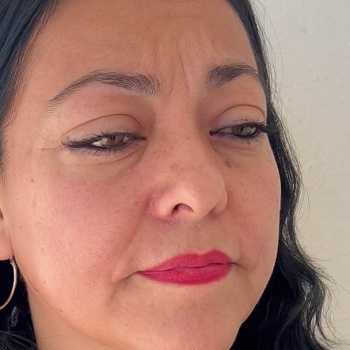
#> input picture pics/BRISA_FILE/BRISA_0.jpg, 350 x 350 px, given in place of the camera
$ python capturandoRostros.py
#> lines starting #> are read from the running program, lines starting #| are printed output that depends on the picture
import cv2
import os
import imutils


personName = 'JOE_ROSAS'
# ruta donde hayas almacenado folder del alumno
dataPath = 'C:/Users/Jose Rosas/Desktop/PROYECT_2023'
personPath = dataPath + '/' + personName

if not os.path.exists(personPath):
    print('Carpeta creada: ', personPath)
    os.makedirs(personPath)

cap = cv2.VideoCapture(0, cv2.CAP_DSHOW)
# cap = cv2.VideoCapture('entrada_1.mp4')

faceClassif = cv2.CascadeClassifier(
    cv2.data.haarcascades+'haarcascade_frontalface_default.xml')
count = 0

while True:

    ret, frame = cap.read()
#> frame is the input picture: shape (350, 350, 3); mean B, G, R 112, 124.9, 172.1
    if ret == False:
        break
    frame = imutils.resize(frame, width=840)
#> frame: shape (840, 840, 3)
    gray = cv2.cvtColor(frame, cv2.COLOR_BGR2GRAY)
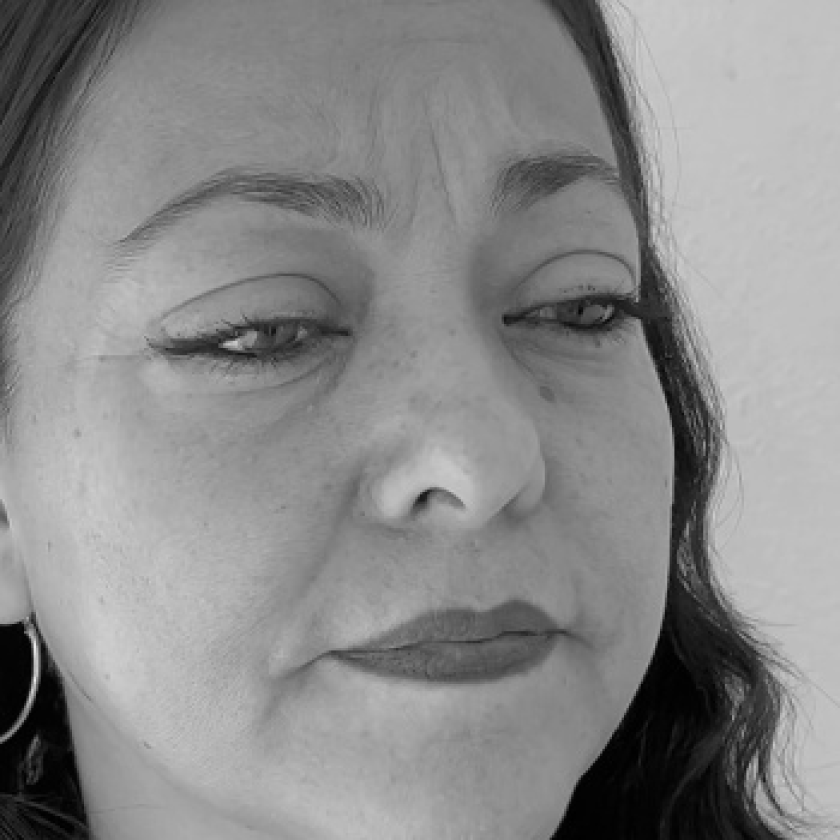
#> gray: shape (840, 840); min 0, max 237, mean 137.5
    auxFrame = frame.copy()

    faces = faceClassif.detectMultiScale(gray, 1.3, 10)
#> faces = ()

    for (x, y, w, h) in faces:
        cv2.rectangle(frame, (x, y), (x+w, y+h), (0, 0, 255), 3)
        rostro = auxFrame[y:y+h, x:x+w]
        rostro = cv2.resize(rostro, (150, 150), interpolation=cv2.INTER_CUBIC)
        cv2.imwrite(personPath + '/al153168_{}.jpg'.format(count), rostro)
        count = count + 1
#> this loop made 0 passes
#> after the loop, count = 0
    cv2.imshow('frame', frame)

    k = cv2.waitKey(1)
#> (key Esc is pressed here)
    if k == 1 or count >= 1000:
        break

cap.release()
cv2.destroyAllWindows()

$ run again, on pics/BRISA_FILE/BRISA_1.jpg
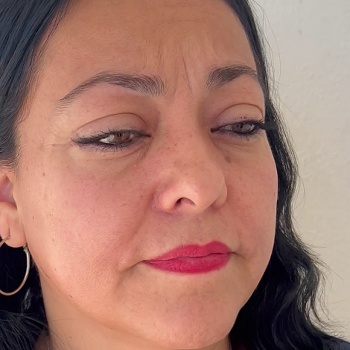
#> input picture pics/BRISA_FILE/BRISA_1.jpg, 350 x 350 px, given in place of the camera
#> frame is the input picture: shape (350, 350, 3); mean B, G, R 109.4, 121.4, 165.9
#> frame: shape (840, 840, 3)
#> `gray = cv2.cvtColor(frame, cv2.COLOR_BGR2GRAY)`:
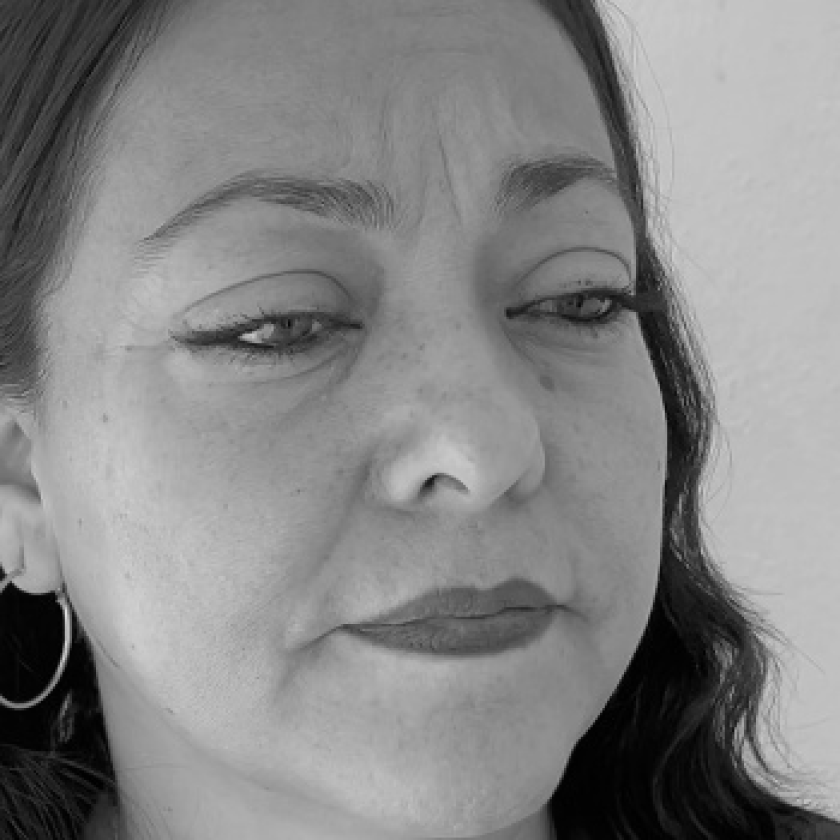
#> gray: shape (840, 840); min 0, max 224, mean 133.3
#> faces = ()
#> after the loop `for (x, y, w, h) in faces:`: count = 0

$ run again, on pics/BRISA_FILE/BRISA_100.jpg
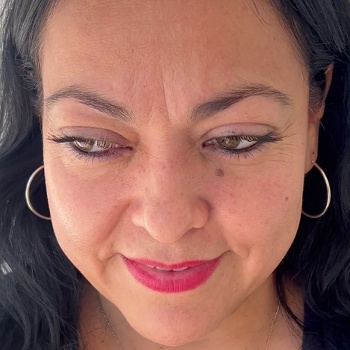
#> input picture pics/BRISA_FILE/BRISA_100.jpg, 350 x 350 px, given in place of the camera
#> frame is the input picture: shape (350, 350, 3); mean B, G, R 90.4, 99, 144.6
#> `gray = cv2.cvtColor(frame, cv2.COLOR_BGR2GRAY)`:
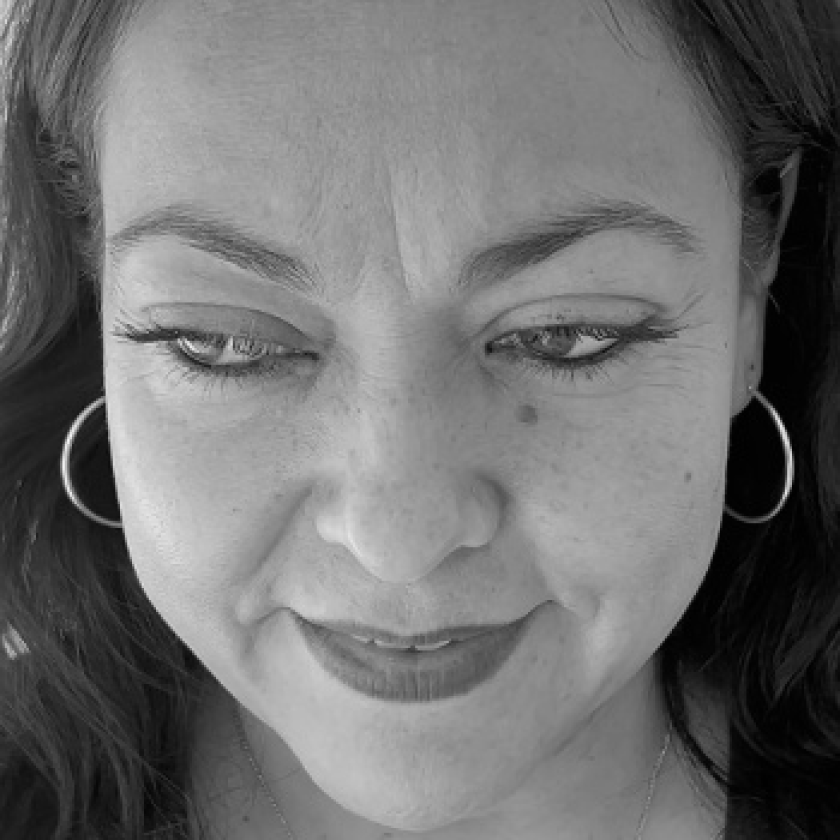
#> gray: shape (840, 840); min 0, max 251, mean 111.6
#> faces = [[44, 86, 727, 727]]
#> the loop `for (x, y, w, h) in faces:` made 1 pass
#> (x, y, w, h, count) on pass 1: (44, 86, 727, 727, 1)
#> after the loop `for (x, y, w, h) in faces:`:
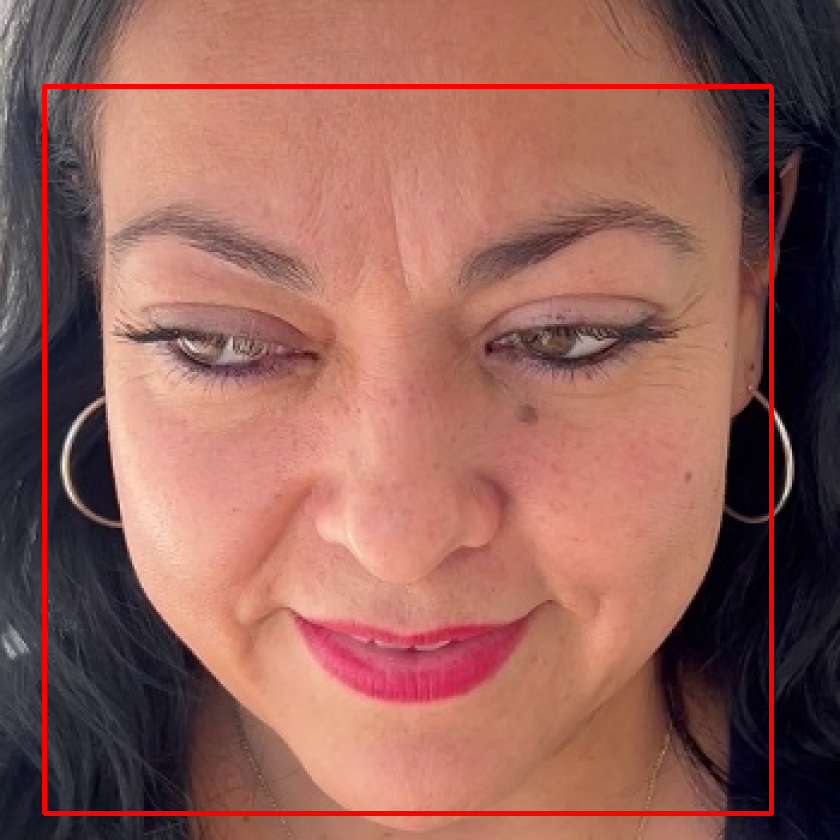
#> frame: shape (840, 840, 3); mean B, G, R 89, 97.6, 147.9
#> after the loop `for (x, y, w, h) in faces:`: count = 1

$ run again, on pics/BRISA_FILE/BRISA_101.jpg
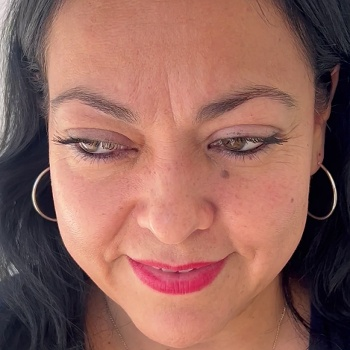
#> input picture pics/BRISA_FILE/BRISA_101.jpg, 350 x 350 px, given in place of the camera
#> frame is the input picture: shape (350, 350, 3); mean B, G, R 91.9, 100.6, 146.3
#> `gray = cv2.cvtColor(frame, cv2.COLOR_BGR2GRAY)`:
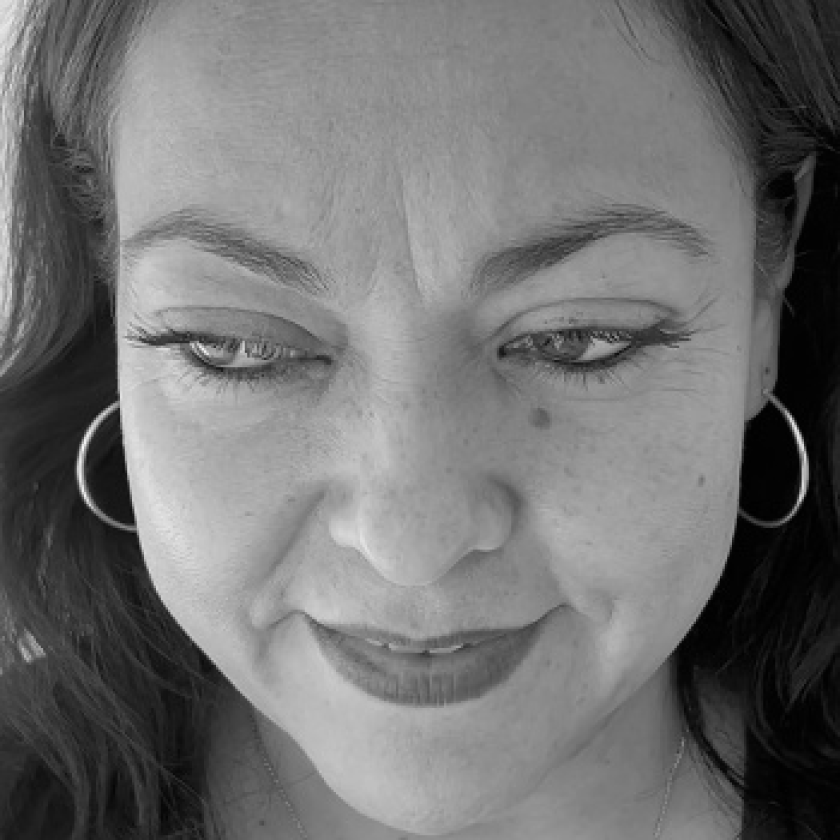
#> gray: shape (840, 840); min 0, max 247, mean 113.2
#> faces = [[66, 85, 727, 727]]
#> the loop `for (x, y, w, h) in faces:` made 1 pass
#> (x, y, w, h, count) on pass 1: (66, 85, 727, 727, 1)
#> after the loop `for (x, y, w, h) in faces:`:
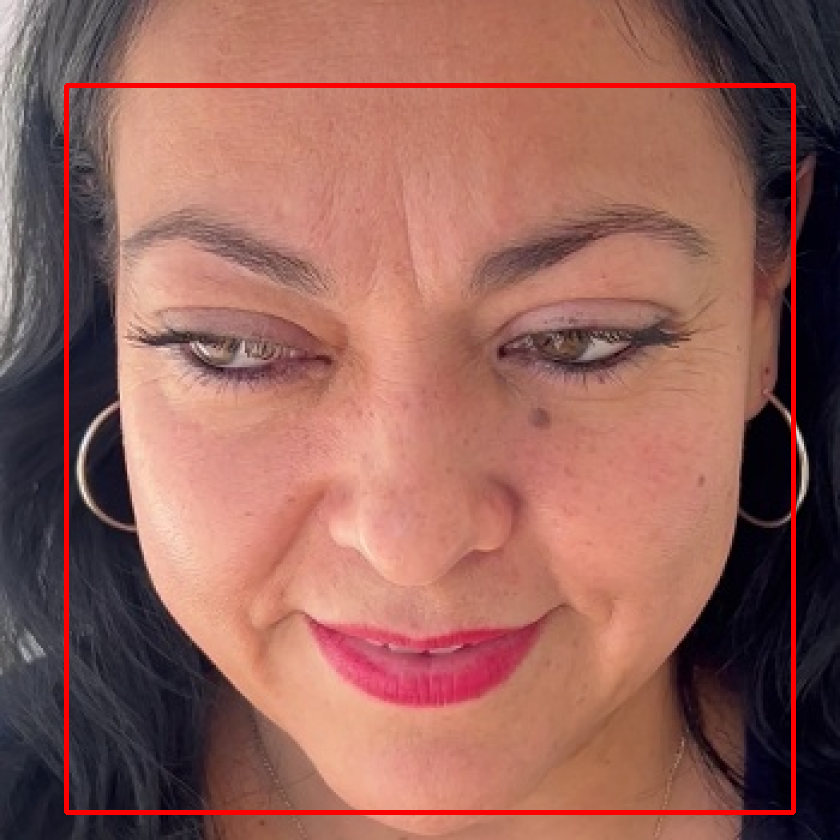
#> frame: shape (840, 840, 3); mean B, G, R 90.5, 99.2, 149.6
#> after the loop `for (x, y, w, h) in faces:`: count = 1
